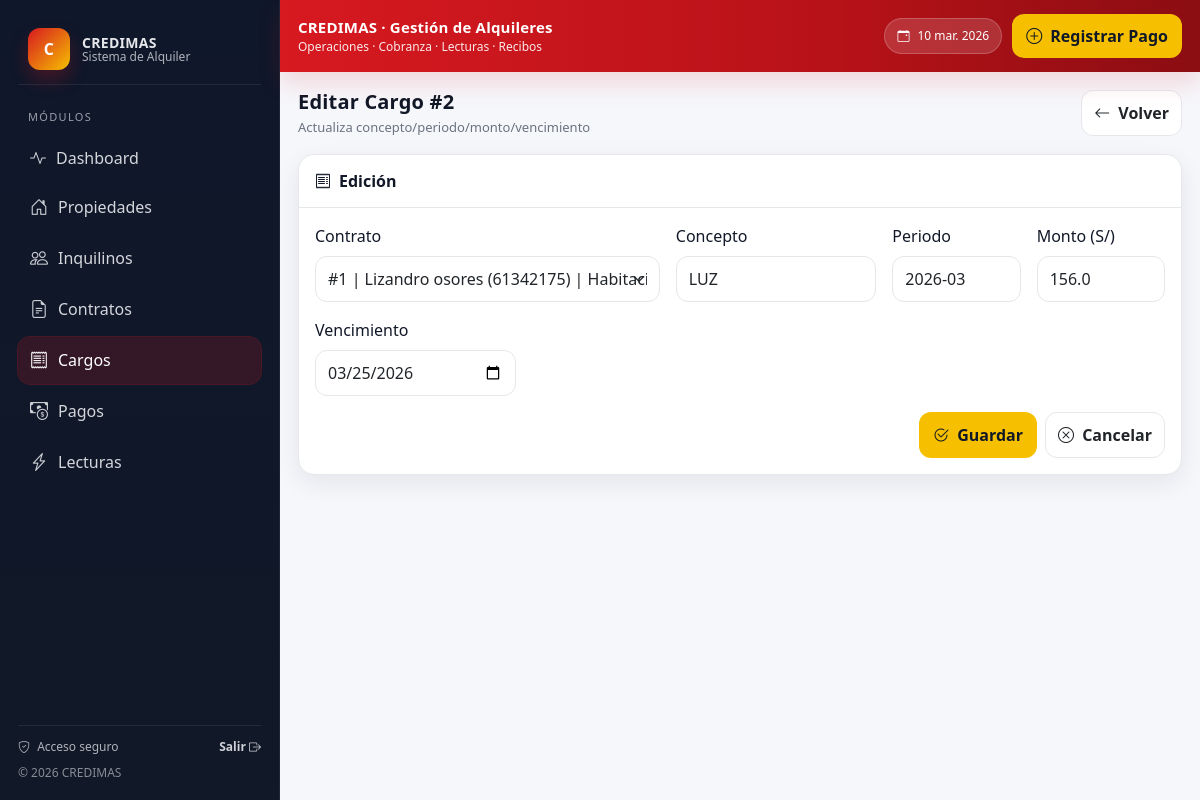
Screenshot of /cargos/2/editar with the database file from the repository.
### models.py (models this page shows)
class Cargo(Base):
    __tablename__ = "cargos"
    id = Column(Integer, primary_key=True, index=True)
    contrato_id = Column(Integer, ForeignKey("contratos.id"))
    concepto = Column(String, nullable=False)      # ALQUILER_MENSUAL / ALQUILER_DIARIO / Agua / Luz...
    periodo = Column(String, nullable=False)       # 2026-02 o 2026-02-01_2026-02-10
    monto = Column(Float, default=0.0)
    vencimiento = Column(Date, nullable=False)
    estado = Column(String, default="Pendiente")   # Pendiente/Parcial/Pagado
    pagado_acumulado = Column(Float, default=0.0)
    contrato = relationship("Contrato", back_populates="cargos")
    pagos = relationship("Pago", back_populates="cargo")

### main.py (the view)
@app.get("/cargos/{cargo_id}/editar", response_class=HTMLResponse)
def cargos_editar(request: Request, cargo_id: int):
    db = SessionLocal()
    try:
        cargo = db.query(Cargo).filter(Cargo.id == cargo_id).first()
        if not cargo:
            raise HTTPException(404, "Cargo no encontrado")
        contratos = db.query(Contrato).options(
            joinedload(Contrato.inquilino),
            joinedload(Contrato.propiedad),
        ).filter(Contrato.estado == "Activo").order_by(Contrato.id.desc()).all()
        return templates.TemplateResponse("cargo_editar.html", {"request": request, "cargo": cargo, "contratos": contratos})
    finally:
        db.close()

### templates/cargo_editar.html (shortened to what this page needs)
{% extends "base.html" %}
{% block content %}
<div class="page-header">
  <div>
    <h1 class="page-title">Editar Cargo #{{ cargo.id }}</h1>
    <p class="page-subtitle">Actualiza concepto/periodo/monto/vencimiento</p>
  </div>
  <a class="btn btn-soft" href="/cargos"><i class="bi bi-arrow-left me-1"></i> Volver</a>
</div>
<div class="card-pro">
  <div class="card-header"><i class="bi bi-receipt me-2"></i>Edición</div>
  <div class="card-body">
    <form class="row g-3" action="/cargos/{{cargo.id}}/actualizar" method="post">
      <div class="col-md-5">
        <label class="form-label">Contrato</label>
        <select class="form-select" name="contrato_id" required>
          {% for c in contratos %}
            <option value="{{c.id}}" {% if c.id==cargo.contrato_id %}selected{% endif %}>
              #{{c.id}} | {{c.inquilino.nombre}} ({{c.inquilino.dni}}) | {{c.propiedad.tipo}} {{c.propiedad.numero}}
            </option>
          {% endfor %}
        </select>
      </div>
      <div class="col-md-3">
        <label class="form-label">Concepto</label>
        <input class="form-control" name="concepto" value="{{cargo.concepto}}" required>
      </div>
      <div class="col-md-2">
        <label class="form-label">Periodo</label>
        <input class="form-control" name="periodo" value="{{cargo.periodo}}" required>
      </div>
      <div class="col-md-2">
        <label class="form-label">Monto (S/)</label>
        <input class="form-control" type="number" step="0.01" min="0" name="monto" value="{{cargo.monto}}" required>
      </div>
      <div class="col-md-3">
        <label class="form-label">Vencimiento</label>
        <input class="form-control" type="date" name="vencimiento" value="{{cargo.vencimiento}}" required>
      </div>
      <div class="col-12 d-flex justify-content-end gap-2">
        <button class="btn btn-credimas" type="submit"><i class="bi bi-check2-circle me-1"></i> Guardar</button>
        <a class="btn btn-soft" href="/cargos"><i class="bi bi-x-circle me-1"></i> Cancelar</a>
      </div>
    </form>
  </div>
</div>
{% endblock %}

### templates/base.html (style rules this page uses)
:root { --credimas-red:#D71920; --credimas-red-dark:#B71218; --credimas-yellow:#F6C000; --credimas-white:#FFFFFF; --bg:#F6F7FB; --card:#FFFFFF; --text:#111827; --muted:#6B7280; --line:#E5E7EB; --shadow: 0 8px 24px rgba(17,24,39,.08); --radius: 16px; }
body { background: var(--bg); color: var(--text); font-family: system-ui, -apple-system, Segoe UI, Roboto, Arial, sans-serif; }
.btn-credimas { background: var(--credimas-yellow); color: #111827; border: 0; font-weight: 800; border-radius: 12px; padding: 10px 14px; }
.page-header { display:flex; align-items:flex-start; justify-content: space-between; gap: 14px; margin-bottom: 16px; }
.page-title { margin:0; font-weight: 900; letter-spacing: .2px; font-size: 20px; }
.page-subtitle { margin: 4px 0 0 0; color: var(--muted); font-size: 13px; }
.card-pro { background: var(--card); border: 1px solid var(--line); border-radius: var(--radius); box-shadow: var(--shadow); }
.card-pro .card-header { background: #fff; border-bottom: 1px solid var(--line); border-top-left-radius: var(--radius); border-top-right-radius: var(--radius); padding: 14px 16px; font-weight: 800; }
.card-pro .card-body { padding: 16px; }
.btn-soft { border-radius: 12px; border: 1px solid var(--line); background: #fff; font-weight: 800; padding: 10px 12px; }
.form-control, .form-select { border-radius: 12px; border: 1px solid var(--line); padding: 10px 12px; }

### rows the page displays
Cargo: id "2", contrato_id "#1 | Lizandro osores (61342175) | Habitación 201", concepto "LUZ", periodo "2026-03", monto "156.0", vencimiento "03/25/2026"
